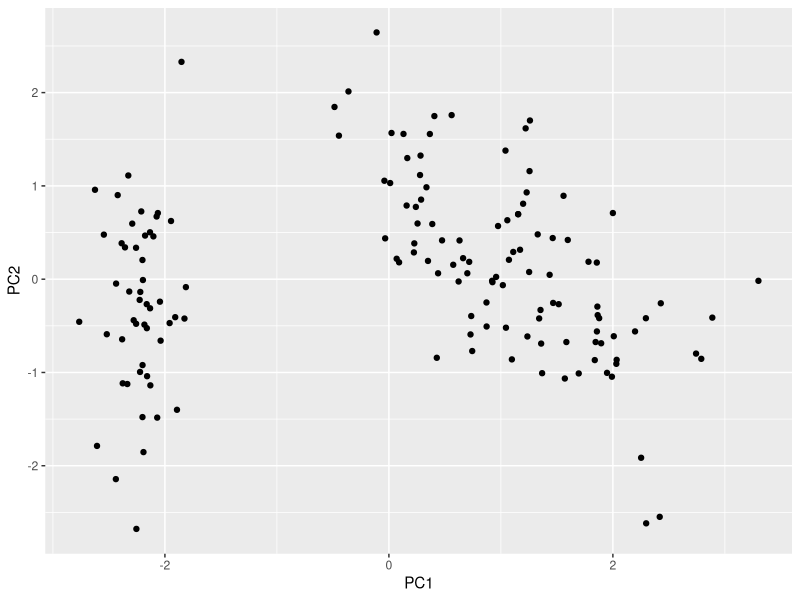
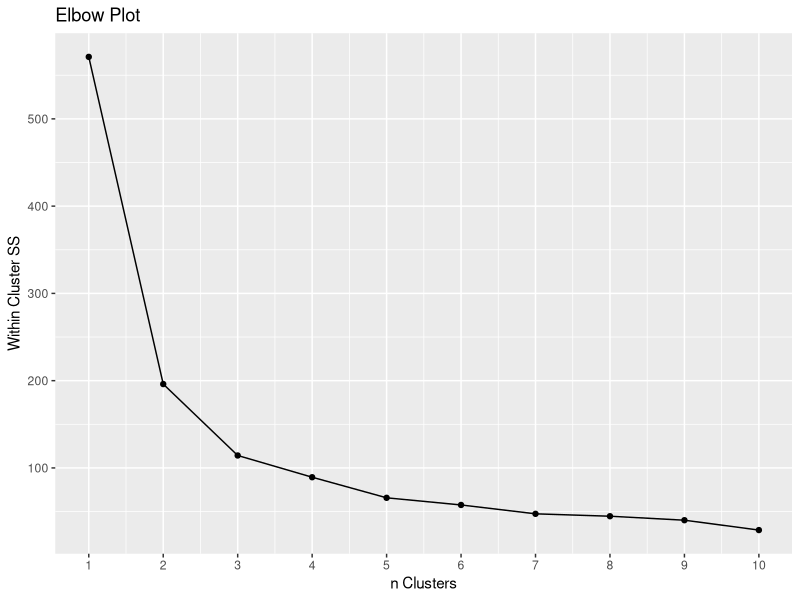
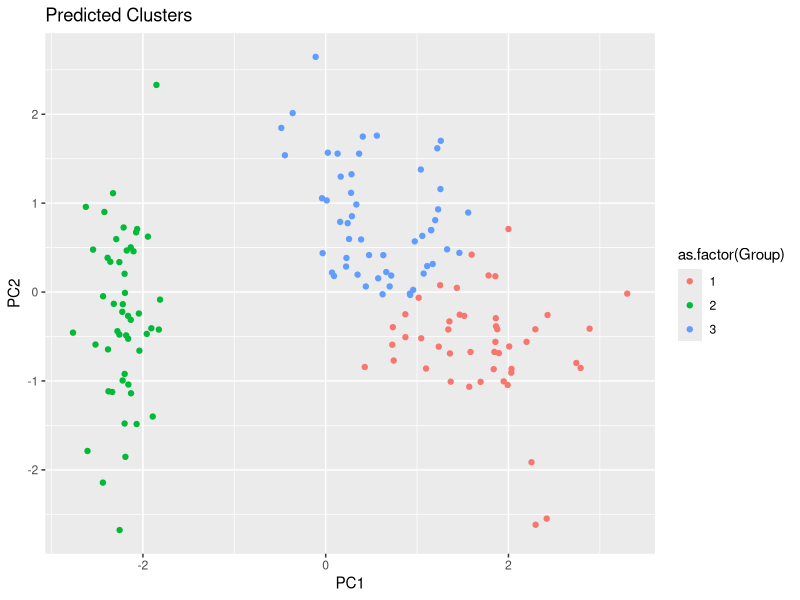
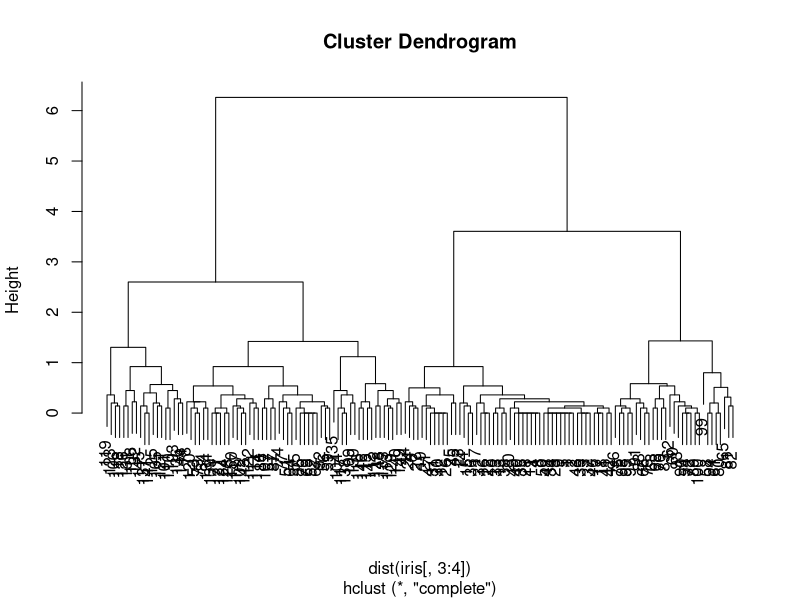

Reproduce these figures in R, in order.
## ---- chunk 1
# packages:
library(tidyverse)
library(ggplot2)

set.seed(0)

# import data:
data("iris")
iris %>% head(4)
## ---- chunk 2
# Calculate the principal components using prcomp() function
pca <- prcomp(iris[, -5], scale = TRUE)

# Extract the scores for the first two principal components
pc1 <- pca$x[, 1]
pc2 <- pca$x[, 2]
#get a summary of the components
summary(pca)
## ---- chunk 3
iris_pca <- data.frame(cbind(pc1, pc2))
colnames(iris_pca)[1:2] <- c("PC1", "PC2")

# Create a scatter plot of the first two principal components
ggplot(iris_pca, aes(x = PC1, y = PC2)) +
  geom_point()
## ---- chunk 4
#calculate ss for each # of clusters 
inertia<-c()
for (i in 1:10){
  m<-kmeans(iris_pca, centers = i) # perform clustering
  inertia<-c(inertia,m$tot.withinss)# get within cluster SS for that k 
}

#plot data
ggplot(data = NULL, aes(x = 1:10, y = inertia))+geom_line()+geom_point()+labs(title = "Elbow Plot", x = "n Clusters", y = "Within Cluster SS")+scale_x_continuous(breaks = pretty(1:10, n = 10))
## ---- chunk 5
#cluster
model<-kmeans(iris_pca, centers = 3)

#create dataframe
preds<-cbind(iris_pca, model$cluster)
colnames(preds)[3]<-"Group"

#plot clusters
ggplot(preds, aes(x = PC1, y = PC2, color = as.factor(Group))) +
  geom_point()+labs(title="Predicted Clusters")
## ---- chunk 6
# cluster:
clusters <- hclust(dist(iris[, 3:4]))

# plot the dendrogram:
plot(clusters)
## ---- chunk 7
# cut the tree at the desired number of clusters (3):
cut <- cutree(clusters, 3)
## ---- chunk 8
table(cut, iris$Species)
